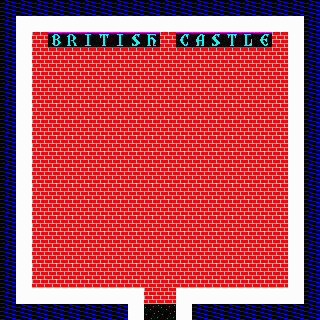

A 2D game scene composited from a Tiled map and its tileset images. What follows is a short description and the map's XML, with each tile layer's data collapsed to a summary:
An orthogonal 20x20 tile map with 16x16 px tiles, 2 tile layers (floorLayer, cityLayer).

<map version="1.5" tiledversion="1.7.2" orientation="orthogonal" renderorder="right-down" width="20" height="20" tilewidth="16" tileheight="16" infinite="0" nextlayerid="3" nextobjectid="1">
 <tileset firstgid="1" name="ultima" tilewidth="16" tileheight="16" tilecount="256" columns="16">
  <image source="ultima.gif" width="256" height="256" />
  <tile id="4">
   <properties>
    <property name="grass" type="bool" value="true" />
   </properties>
  </tile>
  <tile id="38">
   <properties>
    <property name="cleric" type="bool" value="true" />
   </properties>
  </tile>
  <tile id="39">
   <properties>
    <property name="cleric" type="bool" value="true" />
   </properties>
  </tile>
  <tile id="72">
   <properties>
    <property name="walls" type="bool" value="true" />
   </properties>
  </tile>
 </tileset>
 <layer id="2" name="floorLayer" width="20" height="20">
  <data>[400 cells, 400 non-empty, 2 distinct tile ids]</data>
 </layer>
 <layer id="1" name="cityLayer" width="20" height="20">
  <data>[400 cells, 155 non-empty, 13 distinct tile ids]</data>
 </layer>
</map>
